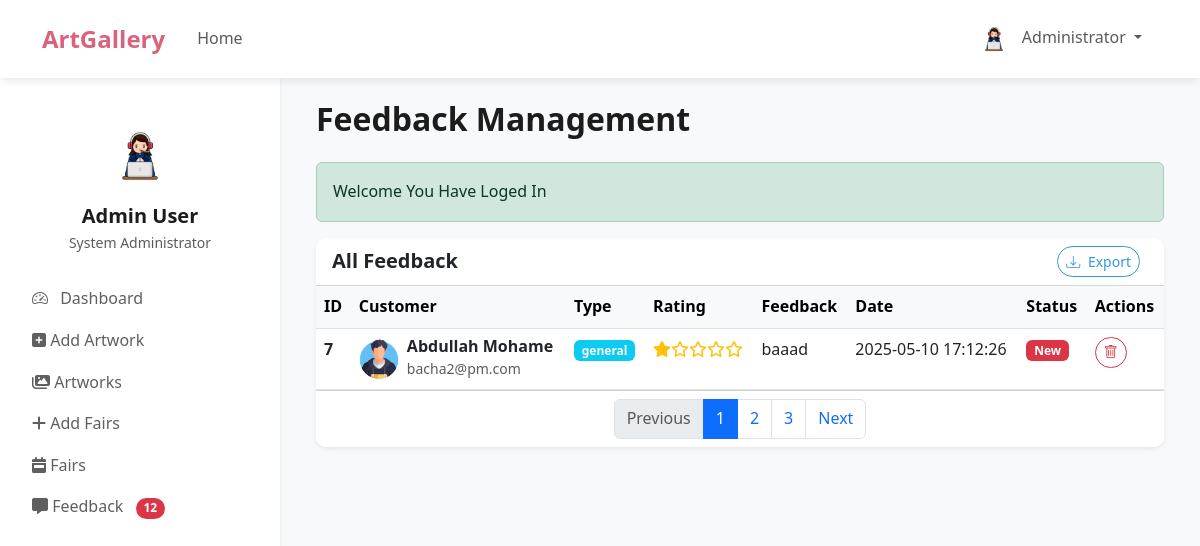
The app's page /admin/admin-feedback.php (signed in) with its own data.
### tables this page shows
CREATE TABLE `feedback` (
  `id` int(11) NOT NULL,
  `user_id` int(11) DEFAULT NULL,
  `rating` int(1) NOT NULL DEFAULT 0,
  `feedback_type` enum('general','suggestion','question') NOT NULL,
  `subject` varchar(255) NOT NULL,
  `message` text NOT NULL,
  `email` varchar(255) NOT NULL,
  `submitted_at` timestamp NOT NULL DEFAULT current_timestamp()
);

CREATE TABLE `users` (
  `id` int(11) NOT NULL,
  `name` varchar(255) NOT NULL,
  `email` varchar(255) NOT NULL,
  `password` varchar(255) NOT NULL,
  `role` varchar(255) NOT NULL,
  `image` varchar(255) NOT NULL DEFAULT 'uploads/profile/unknown.png',
  `work_name` varchar(100) DEFAULT NULL,
  `bio` varchar(255) DEFAULT NULL
);

### class/class.php (called while the page is built, shortened)
<?php
class Admin extends User
{
    public function ShowFeedback()
    {
        require_once('../includes/conn.php');
        $showFeedback = "SELECT feedback.*, users.name, users.image
                            FROM feedback
                            JOIN users ON feedback.user_id = users.id
                            ORDER BY feedback.id DESC";
        $showFeedbackResult = mysqli_query($conn, $showFeedback);
        return $showFeedbackResult;
    }
}

### admin/admin-feedback.php (the view, shortened to what this page needs)
<!DOCTYPE html>
<html lang="en">
<head>
    <link href="https://cdn.jsdelivr.net/npm/bootstrap@5.3.0-alpha1/dist/css/bootstrap.min.css" rel="stylesheet">
    <link rel="stylesheet" href="https://cdn.jsdelivr.net/npm/bootstrap-icons@1.10.3/font/bootstrap-icons.css">
    <link rel="stylesheet" href="../assets/css/style.css">
    <link rel="stylesheet" href="https://cdnjs.cloudflare.com/ajax/libs/font-awesome/6.6.0/css/all.min.css" />
</head>
<body>
    <div class="d-flex">
        <?php
        include 'includes/header.php';
        ?>
        <div class="main-content p-4 bg-light">
            <div class="container-fluid">
                <div class="d-flex justify-content-between align-items-center mb-4">
                    <h2 class="mb-0">Feedback Management</h2>
                </div>
                <?php
                include 'includes/msg.php';
                ?>
                <div class="card border-0 shadow-sm">
                    <div class="card-header bg-white d-flex justify-content-between align-items-center">
                        <h5 class="mb-0">All Feedback</h5>
                        <div>
                            <button class="btn btn-sm btn-outline-primary me-2">
                                <i class="bi bi-download me-1"></i> Export
                            </button>
                        </div>
                    </div>
                    <div class="card-body p-0">
                        <div class="table-responsive">
                            <table class="table table-hover mb-0">
                                <thead class="table-light">
                                    <tr>
                                        <th>ID</th>
                                        <th>Customer</th>
                                        <th>Type</th>
                                        <th>Rating</th>
                                        <th>Feedback</th>
                                        <th>Date</th>
                                        <th>Status</th>
                                        <th>Actions</th>
                                    </tr>
                                </thead>
                                <tbody>
                                    <?php
                                    require_once('../class/class.php');
                                    $admin = new Admin();
                                    $rowData = $admin->ShowFeedback();
                                    while ($row = mysqli_fetch_assoc($rowData)) {
                                    ?>
                                        <tr>
                                            <td>
                                                <b><?php echo $row['id'] ?></b>
                                            </td>
                                            <td>
                                                <div class="d-flex align-items-center">
                                                    <img src="../back/<?php echo $row['image'] ?>" class="rounded-circle me-2" alt="User" width="40px">
                                                    <div>
                                                        <h6 class="mb-0"><?php echo $row['name'] ?></h6>
                                                        <small class="text-muted"><?php echo $row['email'] ?></small>
                                                    </div>
                                                </div>
                                            </td>
                                            <td><span class="badge bg-info"><?php echo $row['feedback_type'] ?></span></td>
                                            <td>
                                                <div class="text-warning">
                                                    <?php
                                                    $rating = $row['rating'];
                                                    for ($i = 1; $i <= 5; $i++) {
                                                        echo ($i <= $rating) ? '<i class="fa-solid fa-star"></i>' : '<i class="fa-regular fa-star"></i>';
                                                    }
                                                    ?>
                                                </div>
                                            </td>
                                            <td><?php echo $row['message'] ?></td>
                                            <td><?php echo $row['submitted_at'] ?></td>
                                            <td><span class="badge bg-danger">New</span></td>
                                            <td>
                                                <a href="back/handle_feedback_admin.php?id_del=<?php echo $row['id']; ?>" class="btn btn-sm btn-outline-danger">
                                                    <i class="bi bi-trash"></i>
                                                </a>
                                            </td>
                                        </tr>
                                    <?php
                                    }
                                    ?>
                                </tbody>
                            </table>
                        </div>
                    </div>
                    <div class="card-footer bg-white">
                        <nav aria-label="Feedback pagination">
                            <ul class="pagination justify-content-center mb-0">
                                <li class="page-item disabled">
                                    <a class="page-link" href="#" tabindex="-1" aria-disabled="true">Previous</a>
                                </li>
                                <li class="page-item active"><a class="page-link" href="#">1</a></li>
                                <li class="page-item"><a class="page-link" href="#">2</a></li>
                                <li class="page-item"><a class="page-link" href="#">3</a></li>
                                <li class="page-item">
                                    <a class="page-link" href="#">Next</a>
                                </li>
                            </ul>
                        </nav>
                    </div>
                </div>
            </div>
        </div>
    </div>
</body>
</html>

### assets/css/style.css (style rules this page uses)
:root { --primary-color: #da627d; --primary-color-hover: #c55570; --secondary-color: #eae7dc; --main-bg-color: #f5f5f3; --primary-text: #1c1c1c; --secondary-text: #5f5f5f; --error-color: #d72638; }
body { font-family: "Segoe UI", Tahoma, Geneva, Verdana, sans-serif; background-color: var(--main-bg-color); color: var(--primary-text); padding-top: 76px; line-height: 1.6; }
h1, h2, h3, h4, h5, h6 { font-weight: 600; }
a { color: var(--primary-color); transition: color 0.3s ease; }
.btn-outline-primary { color: var(--primary-color); border-color: var(--primary-color); }
.btn-sm { font-size: 14px; }
.btn-outline-primary { border: 1px solid #3498db; color: #3498db; }
.btn-sm { border-radius: 25px; }
.main-content { margin-left: 280px; width: calc(100% - 280px); min-height: 100vh; }
.card { border-radius: 10px; overflow: hidden; }
.card-header, .card-footer { background-color: transparent; }

### records on screen
feedback: id "7", user.image (picture), user.name "Abdullah Mohame", email "bacha2@pm.com", feedback_type "general", rating 1 (drawn), message "baaad", submitted_at "2025-05-10 17:12:26"

### other values on screen
$_SESSION['msg'] "Welcome You Have Loged In"
